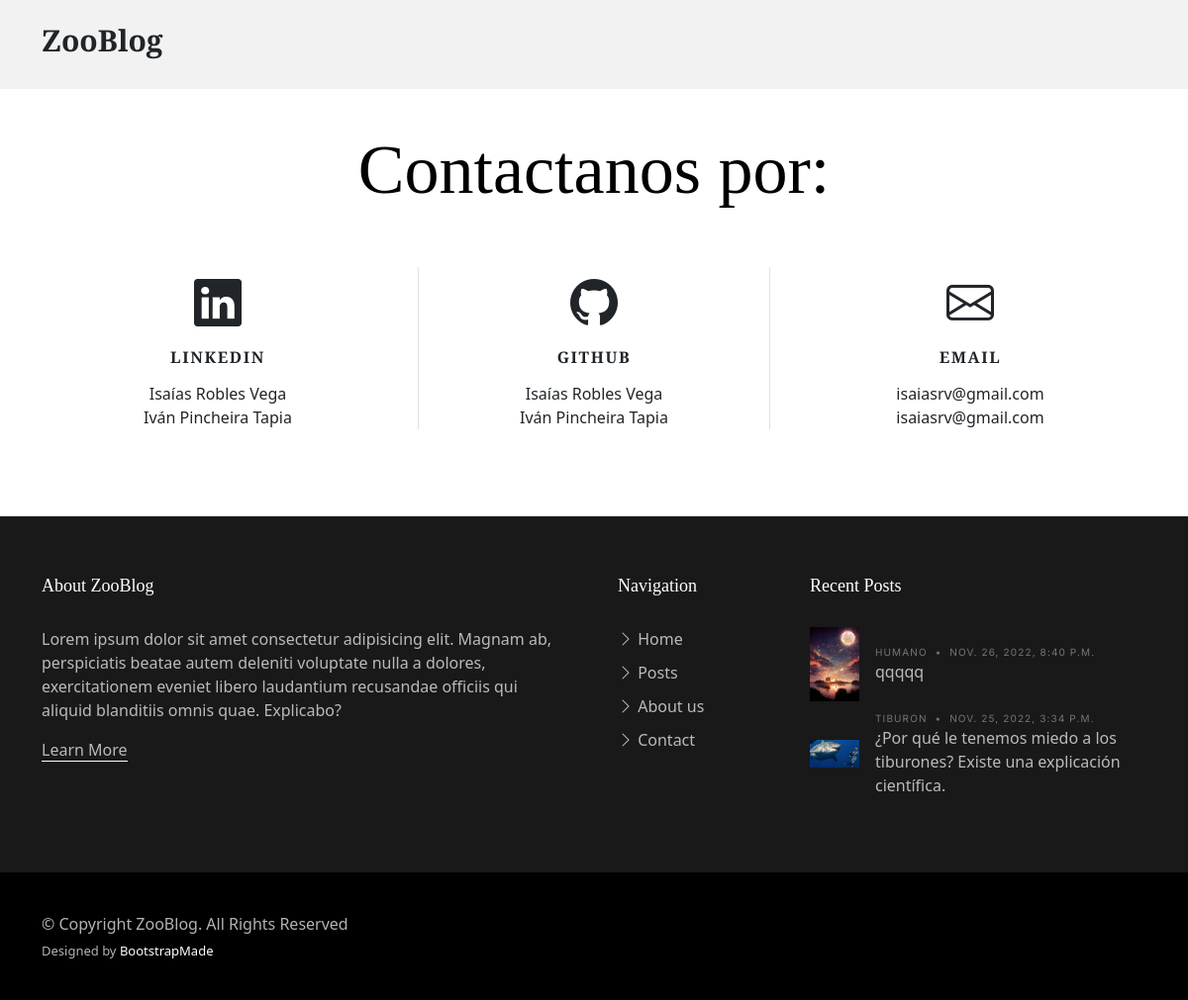
The page /Appzoologico/Contact/ on the database its author committed.
### Appzoologico/models.py (models this page shows, shortened)
class Posteo(models.Model):
    titulo = models.CharField(max_length=80)
    subtitulo = models.TextField(max_length=400)
    posteo = models.TextField(max_length=2000)
    user = models.ForeignKey(User, on_delete=models.CASCADE)
    fecha_post = models.DateTimeField(auto_now=False, auto_now_add=False)
    animal = models.CharField(default='',max_length=80)
    imagen = models.ImageField(upload_to='posts', null=True, blank = True)
    avatar_url = models.CharField(default='',max_length=100)

### Appzoologico/views.py (the view)
# urls.py: path('Contact/', view_contact, name="contact"),
def view_contact(request):
    post = Posteo.objects.all()
    postFooter= post[::-1]
    try:
        avatar = Avatar.objects.get(user = request.user)
    except:
        return render(request, "Contact.html", {"recentPost": postFooter[0:2]})
    return render(request, "Contact.html", {"recentPost": postFooter[0:2], "imgPerfil": avatar.imagen.url})

### Appzoologico/templates/Contact.html
{% extends 'indexZoo.html' %}
{% load static %}
{% block Main %}
<main id="main">
  <section id="contact" class="contact mb-5">
    <div class="container" data-aos="fade-up">
      <div class="row">
        <div class="col-lg-12 text-center mb-5">
          <h1 class="page-title">Contactanos por:</h1>
        </div>
      </div>
      <div class="row gy-4">
        <div class="col-md-4">
          <div class="info-item">
            <i class="bi bi-linkedin"></i>
            <h3>Linkedin</h3>
            <p><a target="blank" href="https://www.linkedin.com/in/isaías-robles-vega-9b4b87220/">Isaías Robles Vega</a></p>
            <p><a target="blank" href="https://www.linkedin.com/in/isaías-robles-vega-9b4b87220/">Iván Pincheira Tapia</a></p>
          </div>
        </div>
        <div class="col-md-4">
          <div class="info-item info-item-borders">
            <i class="bi bi-github"></i>
            <h3>Github</h3>
            <p><a target="blank" href="https://github.com/isak4567">Isaías Robles Vega</a></p>
            <p><a target="blank" href="https://github.com/isak4567">Iván Pincheira Tapia</a></p>
          </div>
        </div>
        <div class="col-md-4">
          <div class="info-item">
            <i class="bi bi-envelope"></i>
            <h3>Email</h3>
            <p><a target="blank" href="mailto:isaiasrv@gmail.com">isaiasrv@gmail.com</a></p>
            <p><a target="blank" href="mailto:isaiasrv@gmail.com">isaiasrv@gmail.com</a></p>
          </div>
        </div>
      </div>
    </div>
  </section>
</main>
{% endblock %}

### Appzoologico/templates/indexZoo.html (shortened to what this page needs)
<!DOCTYPE html>
<html lang="en">
<head>
  {% load static %}
  <link href="{% static 'assets/vendor/bootstrap/css/bootstrap.min.css' %}" rel="stylesheet">
  <link href="{% static 'assets/vendor/bootstrap-icons/bootstrap-icons.css' %}" rel="stylesheet">
  <link href="{% static 'assets/vendor/swiper/swiper-bundle.min.css' %}" rel="stylesheet">
  <link href="{% static 'assets/vendor/glightbox/css/glightbox.min.css' %}" rel="stylesheet">
  <link href="{% static 'assets/vendor/aos/aos.css' %}" rel="stylesheet">
  <link href="{% static 'assets/css/variables.css' %}" rel="stylesheet">
  <link href="{% static 'assets/css/main.css' %}" rel="stylesheet">
</head>
<body>
  <header id="header" class="header d-flex align-items-center fixed-top">
    <div class="container-fluid container-xl d-flex align-items-center justify-content-between">
      <a href="{% url 'Home' %}" class="logo d-flex align-items-center col-4">
        <h1>ZooBlog</h1>
      </a>
    </div>
  </header>
  {% block Main %}{% endblock %}
  <footer id="footer" class="footer">
    <div class="footer-content">
      <div class="container">
        <div class="row g-5">
          <div class="col-lg-6">
            <h3 class="footer-heading">About ZooBlog</h3>
            <p>Lorem ipsum dolor sit amet consectetur adipisicing elit. Magnam ab, perspiciatis beatae autem deleniti voluptate nulla a dolores, exercitationem eveniet libero laudantium recusandae officiis qui aliquid blanditiis omnis quae. Explicabo?</p>
            <p><a href="{% url 'about' %}" class="footer-link-more">Learn More</a></p>
          </div>
          <div class="col-6 col-lg-2">
            <h3 class="footer-heading">Navigation</h3>
            <ul class="footer-links list-unstyled">
              <li><a href="{% url 'Home' %}"><i class="bi bi-chevron-right"></i> Home</a></li>
              <li><a href="{% url 'posts' %}"><i class="bi bi-chevron-right"></i> Posts</a></li>
              <li><a href="{% url 'about' %}"><i class="bi bi-chevron-right"></i> About us</a></li>
              <li><a href="{% url 'contact' %}"><i class="bi bi-chevron-right"></i> Contact</a></li>
            </ul>
          </div>
          <div class="col-lg-4">
            <h3 class="footer-heading">Recent Posts</h3>
            <ul class="footer-links footer-blog-entry list-unstyled">
              {% for item in recentPost %}
              <li>
                <a href="{% url 'PostDetalles' item.id %}" class="d-flex align-items-center">
                  <img src="{{ item.imagen.url }}" alt="" class="img-fluid me-3">
                  <div>
                    <div class="post-meta d-block"><span class="date">{{item.animal}}</span> <span class="mx-1">&bullet;</span> <span>{{item.fecha_post}}</span></div>
                    <span>{{item.titulo}}</span>
                  </div>
                </a>
              </li>
              {% endfor %}
            </ul>
          </div>
        </div>
      </div>
    </div>
    <div class="footer-legal">
      <div class="container">
        <div class="row justify-content-between">
          <div class="col-md-6 text-center text-md-start mb-3 mb-md-0">
            <div class="copyright">
              © Copyright <strong><span>ZooBlog</span></strong>. All Rights Reserved
            </div>
            <div class="credits">
              Designed by <a href="https://bootstrapmade.com/">BootstrapMade</a>
            </div>
          </div>
        </div>
      </div>
    </div>
  </footer>
</body>
</html>

### Appzoologico/static/assets/css/variables.css (style rules this page uses)
:root { --font-default: 'EB Garamond', system-ui, -apple-system, "Segoe UI", Roboto, "Helvetica Neue", Arial, "Noto Sans", "Liberation Sans", sans-serif, "Apple Color Emoji", "Segoe UI Emoji", "Segoe UI Symbol", "Noto Color Emoji"; --font-primary: 'EB Garamond', serif; --font-secondary: 'Inter', sans-serif; --color-default: #212529; --color-default-rgb: 33, 37, 41; --color-links: #212529; --color-links-hover: #15171a; --color-primary: #212529; --color-primary-light: #26282c; --color-primary-dark: #0b0c0e; --color-primary-rgb: 33, 37, 41; --color-primary-light-rgb: 38, 40, 44; --color-primary-dark-rgb: 11, 12, 14; --color-secondary: #596d80; --color-secondary-light: #8498aa; --color-secondary-dark: #404f5c; --color-secondary-rgb: 89, 109, 128; --color-secondary-light-rgb: 132, 152, 170; --color-secondary-dark-rgb: 64, 79, 92; --color-blue: #0d6efd; --color-blue-rgb: 13, 110, 253; --color-indigo: #6610f2; --color-indigo-rgb: 102, 16, 242; --color-purple: #6f42c1; --color-purple-rgb: 111, 66, 193; --color-pink: #f3268c; --color-pink-rgb: 243, 38, 140; --color-red: #df1529; --color-red-rgb: 223, 21, 4; --color-orange: #fd7e14; --color-orange-rgb: 253, 126, 20; --color-yellow: #ffc107; --color-yellow-rgb: 255, 193, 7; --color-green: #059652; --color-green-rgb: 5, 150, 82; --color-teal: #20c997; --color-teal-rgb: 32, 201, 151; --color-cyan: #0dcaf0; --color-cyan-rgb: 13, 202, 240; --color-white: #ffffff; --color-white-rgb: 255, 255, 255; --color-gray: #6c757d; --color-gray-rgb: 108, 117, 125; --color-black: #000000; --color-black-rgb: 0, 0, 0; }
:root { --bs-blue: var(--color-blue); --bs-indigo: var(--color-indigo); --bs-purple: var(--color-purple); --bs-pink: var(--color-pink); --bs-red: var(--color-red); --bs-orange: var(--color-orange); --bs-yellow: var(--color-yellow); --bs-green: var(--color-green); --bs-teal: var(--color-teal); --bs-cyan: var(--color-cyan); --bs-white: var(--color-white); --bs-gray: var(--color-gray); --bs-gray-dark: #343a40; --bs-gray-100: #f8f9fa; --bs-gray-200: #e9ecef; --bs-gray-300: #dee2e6; --bs-gray-400: #ced4da; --bs-gray-500: #adb5bd; --bs-gray-600: #6c757d; --bs-gray-700: #495057; --bs-gray-800: #343a40; --bs-gray-900: #212529; --bs-primary: var(--color-blue); --bs-secondary: var(--color-blue); --bs-success: #198754; --bs-info: #0dcaf0; --bs-warning: #ffc107; --bs-danger: #dc3545; --bs-light: #f8f9fa; --bs-dark: #212529; --bs-primary-rgb: var(--color-primary-rgb); --bs-secondary-rgb: var(--color-secondary-rgb); --bs-success-rgb: 25, 135, 84; --bs-info-rgb: 13, 202, 240; --bs-warning-rgb: 255, 193, 7; --bs-danger-rgb: 220, 53, 69; --bs-light-rgb: 248, 249, 250; --bs-dark-rgb: 33, 37, 41; --bs-white-rgb: var(--color-white-rgb); --bs-black-rgb: var(--color-black-rgb); --bs-body-color-rgb: var(--color-default-rgb); --bs-body-bg-rgb: 255, 255, 255; --bs-font-sans-serif: var(--font-default); --bs-font-monospace: SFMono-Regular, Menlo, Monaco, Consolas, "Liberation Mono", "Courier New", monospace; --bs-gradient: linear-gradient(180deg, rgba(255, 255, 255, 0.15), rgba(255, 255, 255, 0)); --bs-body-font-family: var(--font-default); --bs-body-font-size: 1rem; --bs-body-font-weight: 400; --bs-body-line-height: 1.5; --bs-body-color: var(--color-default); --bs-body-bg: #fff; }

### rows shown on the page
Posteo: imagen (picture), animal "HUMANO", fecha_post "NOV. 26, 2022, 8:40 P.M.", titulo "qqqqq"
Posteo: imagen (picture), animal "TIBURON", fecha_post "NOV. 25, 2022, 3:34 P.M.", titulo "¿Por qué le tenemos miedo a los tiburones? Existe una explicación científica."
